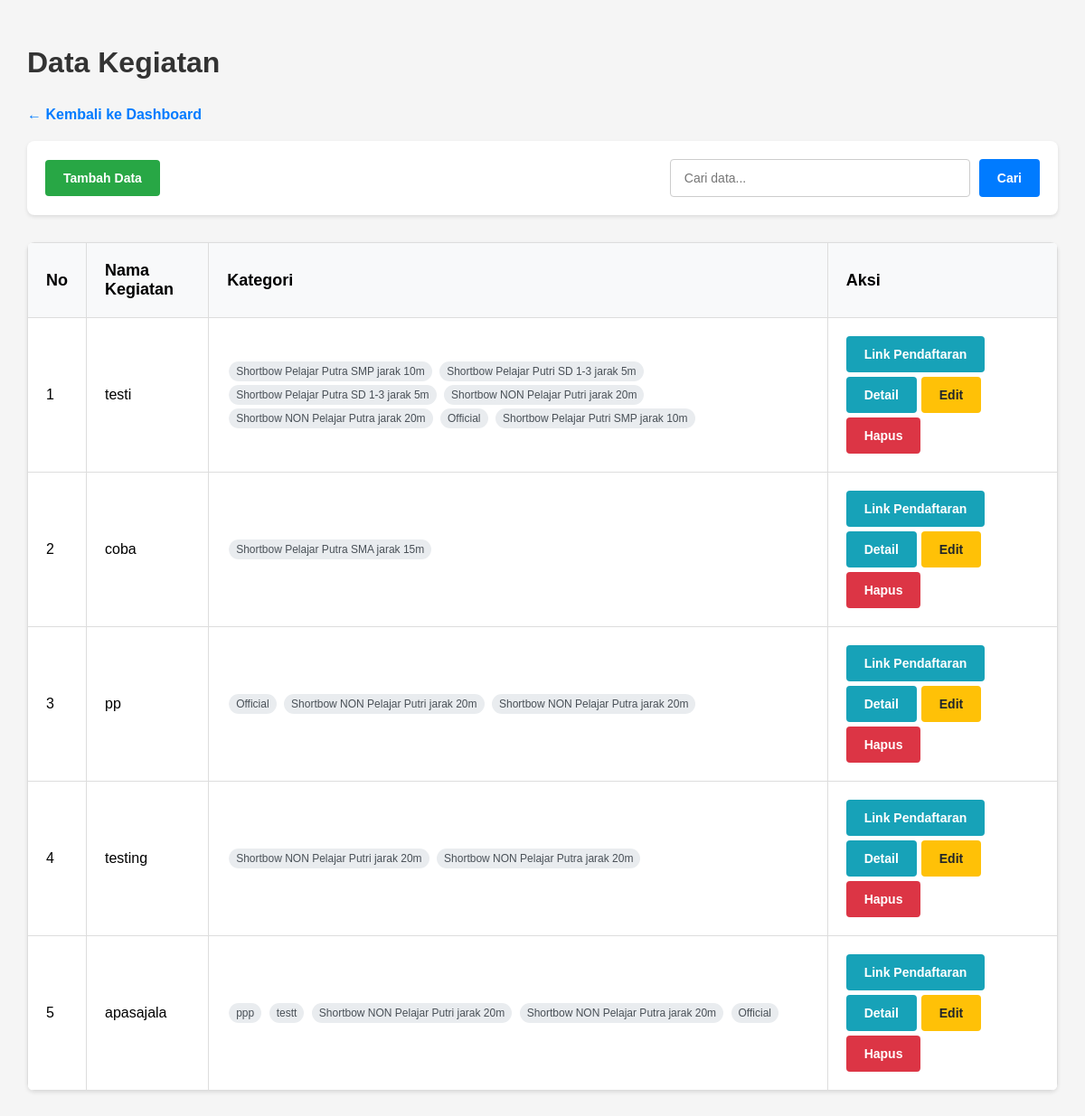
The page /kegiatan.view.php on the database as committed earlier.
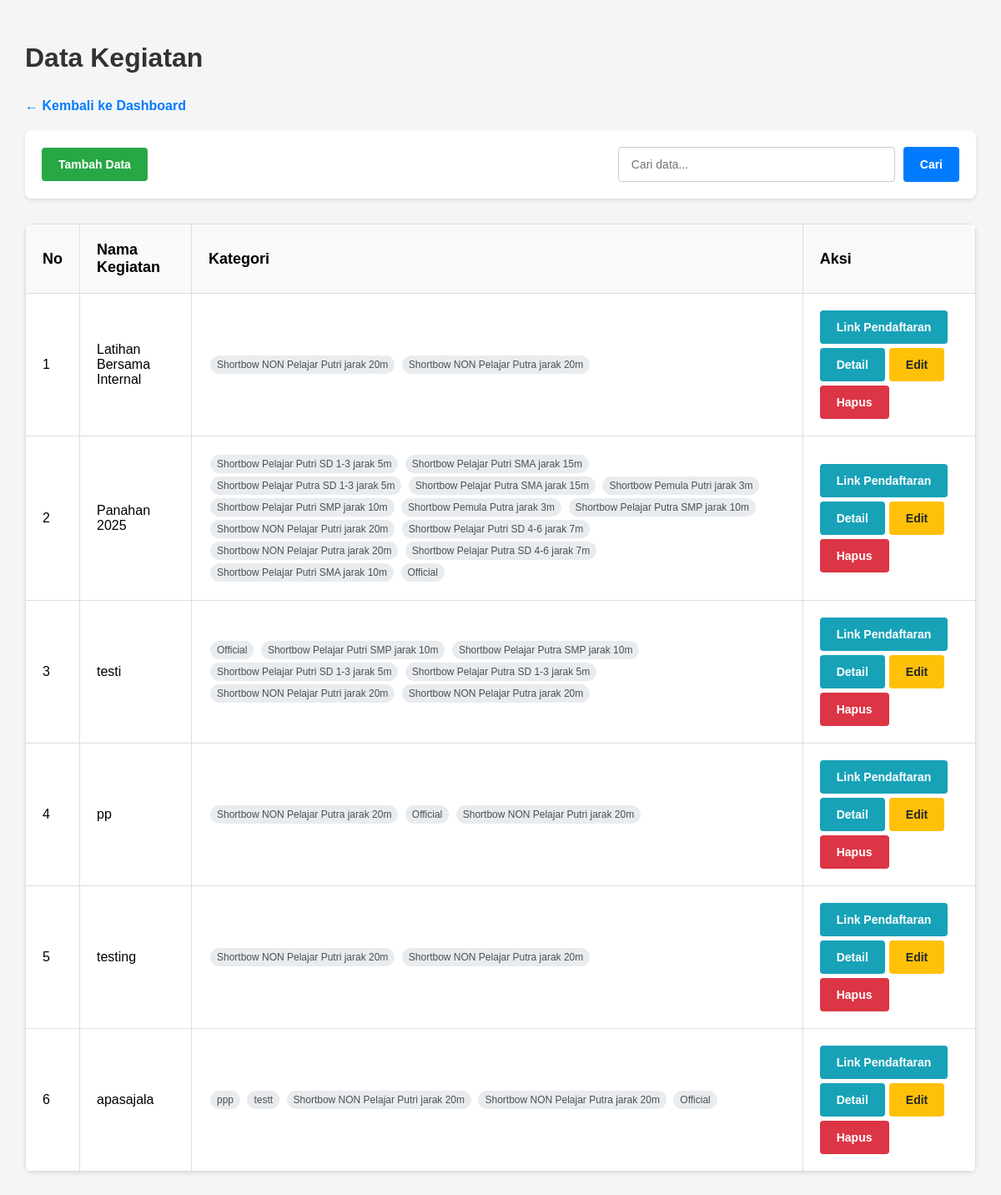
The same page on the database as committed later.
### tables this page shows
CREATE TABLE `kegiatan` (
  `id` int NOT NULL,
  `nama_kegiatan` varchar(255) NOT NULL
);

### kegiatan.view.php (the view, shortened to what this page needs)
<?php
include 'panggil.php';
$query = "
    SELECT
        k.id,
        k.nama_kegiatan AS kegiatan_nama,
        GROUP_CONCAT(kk.category_id) AS category_ids,
        GROUP_CONCAT(c.name SEPARATOR '|') AS category_names
    FROM kegiatan k
    LEFT JOIN kegiatan_kategori kk ON k.id = kk.kegiatan_id
    LEFT JOIN categories c ON kk.category_id = c.id
    GROUP BY k.id, k.nama_kegiatan
    ORDER BY k.id DESC
";
$result = $conn->query($query);
$kegiatanData = [];
while ($row = $result->fetch_assoc()) {
    $categoryIds = $row['category_ids'] ? explode(',', $row['category_ids']) : [];
    $categoryNames = $row['category_names'] ? explode('|', $row['category_names']) : [];
    $kegiatanData[] = [
        'id' => $row['id'],
        'nama' => $row['kegiatan_nama'],
        'category_ids' => array_map('intval', $categoryIds),
        'category_names' => $categoryNames
    ];
}
?>
<!DOCTYPE html>
<html lang="id">
<head>
</head>
<body>
    <div class="container">
        <h1>Data Kegiatan</h1>
        <a href="dashboard.php" class="back-link">← Kembali ke Dashboard</a>
        <div class="header">
            <button class="btn btn-success" onclick="openModal()">Tambah Data</button>
            <div class="search-box">
                <input type="text" id="searchInput" placeholder="Cari data..." onkeyup="searchData()">
                <button class="btn btn-primary" onclick="searchData()">Cari</button>
            </div>
        </div>
        <table>
            <thead>
                <tr>
                    <th>No</th>
                    <th>Nama Kegiatan</th>
                    <th>Kategori</th>
                    <th>Aksi</th>
                </tr>
            </thead>
            <tbody id="tableBody">
                <?php if (empty($kegiatanData)): ?>
                    <tr>
                        <td colspan="4" class="text-center">Tidak ada data kegiatan</td>
                    </tr>
                <?php else: ?>
                    <?php foreach ($kegiatanData as $index => $item): ?>
                        <tr>
                            <td><?= $index + 1 ?></td>
                            <td><?= htmlspecialchars($item['nama']) ?></td>
                            <td>
                                <?php if (empty($item['category_names'])): ?>
                                    <span class="text-muted">Belum ada kategori</span>
                                <?php else: ?>
                                    <?php foreach ($item['category_names'] as $categoryName): ?>
                                        <span class="category-badge"><?= htmlspecialchars($categoryName) ?></span>
                                    <?php endforeach; ?>
                                <?php endif; ?>
                            </td>
                            <td>
                                <div class="actions">
                                    <a href="pendaftaran.php?id=<?php echo $item ['id']?>" class="btn btn-info">Link Pendaftaran</a>
                                    <a href="detail.php?id=<?php echo $item ['id']?>" class="btn btn-info">Detail</a>
                                    <button class="btn btn-warning" onclick="editData(<?= $item['id'] ?>)">Edit</button>
                                    <button class="btn btn-danger" onclick="deleteData(<?= $item['id'] ?>)">Hapus</button>
                                </div>
                            </td>
                        </tr>
                    <?php endforeach; ?>
                <?php endif; ?>
            </tbody>
        </table>
    </div>
</body>
</html>

Rows that differ between the two databases and show on the page:
removed kegiatan: nama_kegiatan "coba", categoryName "Shortbow Pelajar Putra SMA jarak 15m"
added kegiatan: nama_kegiatan "Latihan Bersama Internal", categoryName "Shortbow NON Pelajar Putri jarak 20m", categoryName "Shortbow NON Pelajar Putra jarak 20m"
added kegiatan: nama_kegiatan "Panahan 2025", categoryName "Shortbow Pelajar Putri SD 1-3 jarak 5m", categoryName "Shortbow Pelajar Putri SMA jarak 15m", categoryName "Shortbow Pelajar Putra SD 1-3 jarak 5m", categoryName "Shortbow Pelajar Putra SMA jarak 15m", categoryName "Shortbow Pemula Putri jarak 3m", categoryName "Shortbow Pelajar Putri SMP jarak 10m", categoryName "Shortbow Pemula Putra jarak 3m", categoryName "Shortbow Pelajar Putra SMP jarak 10m", categoryName "Shortbow NON Pelajar Putri jarak 20m", categoryName "Shortbow Pelajar Putri SD 4-6 jarak 7m", categoryName "Shortbow NON Pelajar Putra jarak 20m", categoryName "Shortbow Pelajar Putra SD 4-6 jarak 7m", categoryName "Shortbow Pelajar Putri SMA jarak 10m", categoryName "Official"
